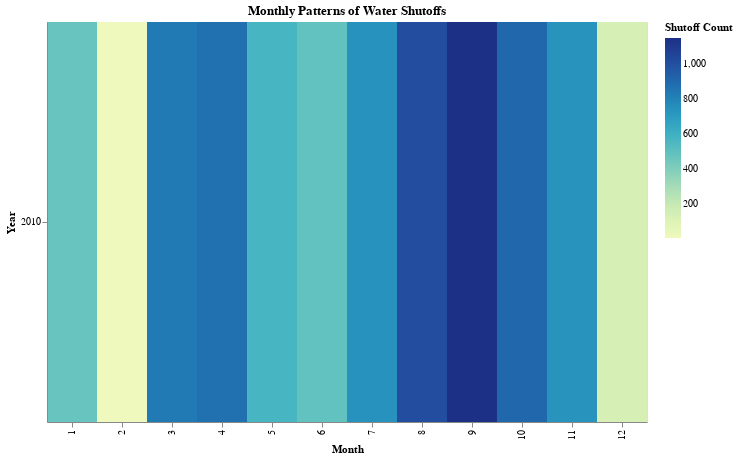

The code cell stored with this chart in its notebook:
### Markdown cell above
### Monthly Patterns of Shutoffs

### Code cell
# Ensure the WO_CREATEDATE column is in datetime format
interruptions_2010['WO_CREATEDATE'] = pd.to_datetime(interruptions_2010['WO_CREATEDATE'], errors='coerce')

# Extract month and year
interruptions_2010['Month'] = interruptions_2010['WO_CREATEDATE'].dt.month
interruptions_2010['Year'] = interruptions_2010['WO_CREATEDATE'].dt.year

# Group data by year and month
shutoffs_by_month_year = interruptions_2010.groupby(['Year', 'Month']).size().reset_index(name='Shutoff_Count')

# Create the heatmap
heatmap = alt.Chart(shutoffs_by_month_year).mark_rect().encode(
    x=alt.X('Month:O', title='Month'),
    y=alt.Y('Year:O', title='Year'),
    color=alt.Color('Shutoff_Count:Q', title='Shutoff Count'),
    tooltip=['Year:O', 'Month:O', 'Shutoff_Count:Q']
).properties(
    title='Monthly Patterns of Water Shutoffs',
    width=600,
    height=400
)

heatmap

### Figure 1 — Vega-Lite specification as saved in the notebook (floating-point values rounded to 4 significant figures)
{"config": {"view": {"continuousWidth": 300, "continuousHeight": 300}}, "data": {"name": "data-699464a525a41e443ca38a782682b6d4"}, "mark": {"type": "rect"}, "encoding": {"color": {"field": "Shutoff_Count", "title": "Shutoff Count", "type": "quantitative"}, "tooltip": [{"field": "Year", "type": "ordinal"}, {"field": "Month", "type": "ordinal"}, {"field": "Shutoff_Count", "type": "quantitative"}], "x": {"field": "Month", "title": "Month", "type": "ordinal"}, "y": {"field": "Year", "title": "Year", "type": "ordinal"}}, "height": 400, "title": "Monthly Patterns of Water Shutoffs", "width": 600, "$schema": "https://vega.github.io/schema/vega-lite/v5.8.0.json", "datasets": {"data-699464a525a41e443ca38a782682b6d4": [{"Year": 2010, "Month": 1, "Shutoff_Count": 472}, {"Year": 2010, "Month": 2, "Shutoff_Count": 9}, {"Year": 2010, "Month": 3, "Shutoff_Count": 838}, {"Year": 2010, "Month": 4, "Shutoff_Count": 873}, {"Year": 2010, "Month": 5, "Shutoff_Count": 571}, {"Year": 2010, "Month": 6, "Shutoff_Count": 487}, {"Year": 2010, "Month": 7, "Shutoff_Count": 740}, {"Year": 2010, "Month": 8, "Shutoff_Count": 1008}, {"Year": 2010, "Month": 9, "Shutoff_Count": 1149}, {"Year": 2010, "Month": 10, "Shutoff_Count": 908}, {"Year": 2010, "Month": 11, "Shutoff_Count": 737}, {"Year": 2010, "Month": 12, "Shutoff_Count": 146}]}}
